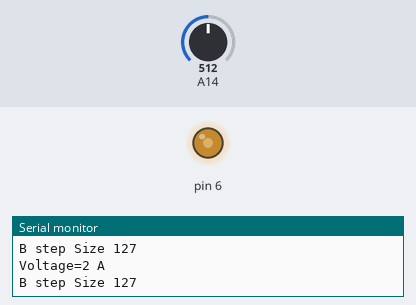
This sketch was run on a simulated Arduino Mega 2560, built with avr-gcc and run on an emulated ATmega2560. On the bench: output pins drawn as LEDs (lit = HIGH), the last lines printed to the serial monitor. The test bench sets the inputs (shaded band); at power-on: A14 = 512.

Above: at 1.8 s.
1.9 s: A14 set to 716
At 2.7 s:
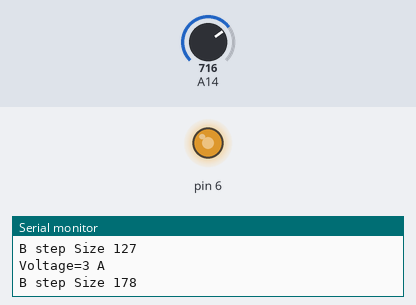
3.5 s: A14 set to 900
At 5.2 s:
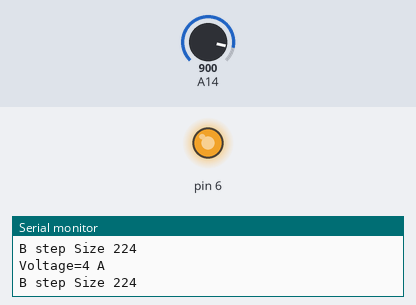
5.5 s: A14 set to 122
At 7.0 s:
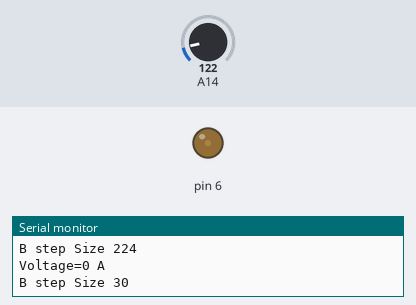
7.5 s: A14 set to 0
At 8.6 s:
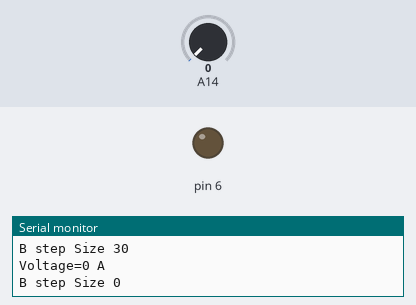
9.5 s: A14 set to 511
At 11.3 s:
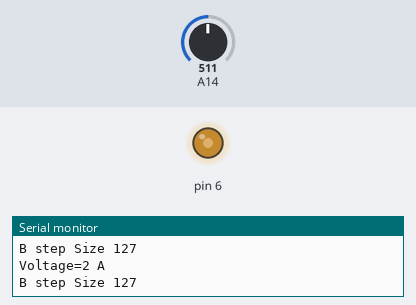
Timing chart, 0 to 12.5 s (numbered marks = the images above; inputs shaded):
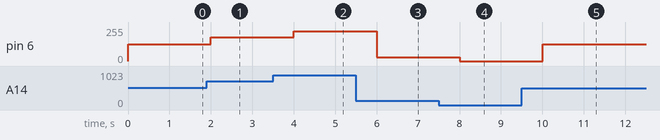

The sketch:

LED_Bitness_Controll_Using_POT.ino
```cpp
void setup() {
  // put your setup code here, to run once:
Serial.begin(9600);
Serial.println("Britness control with nob");
//delay(100);  // optionsnaly
}

void loop() {
  // put your main code here, to run repeatedly:
int a,b,volt;
a=analogRead(A14);
volt=a*5/1023;
Serial.print("Voltage=");
Serial.print(volt);
Serial.println(" A");
b = map(a,0,1023,0,255);
analogWrite(6,b);
Serial.print("B step Size ");
Serial.println(b);
delay(1000);


}
```

Measured:
- after the input at 1.9 s, pin 6: 127/255 → 178/255 after 0.10 s
- after the input at 3.5 s, pin 6: 178/255 → 224/255 after 0.50 s
- after the input at 5.5 s, pin 6: 224/255 → 30/255 after 0.50 s
- after the input at 7.5 s, pin 6: 30/255 → 0/255 after 0.51 s
- after the input at 9.5 s, pin 6: 0/255 → 127/255 after 0.51 s
